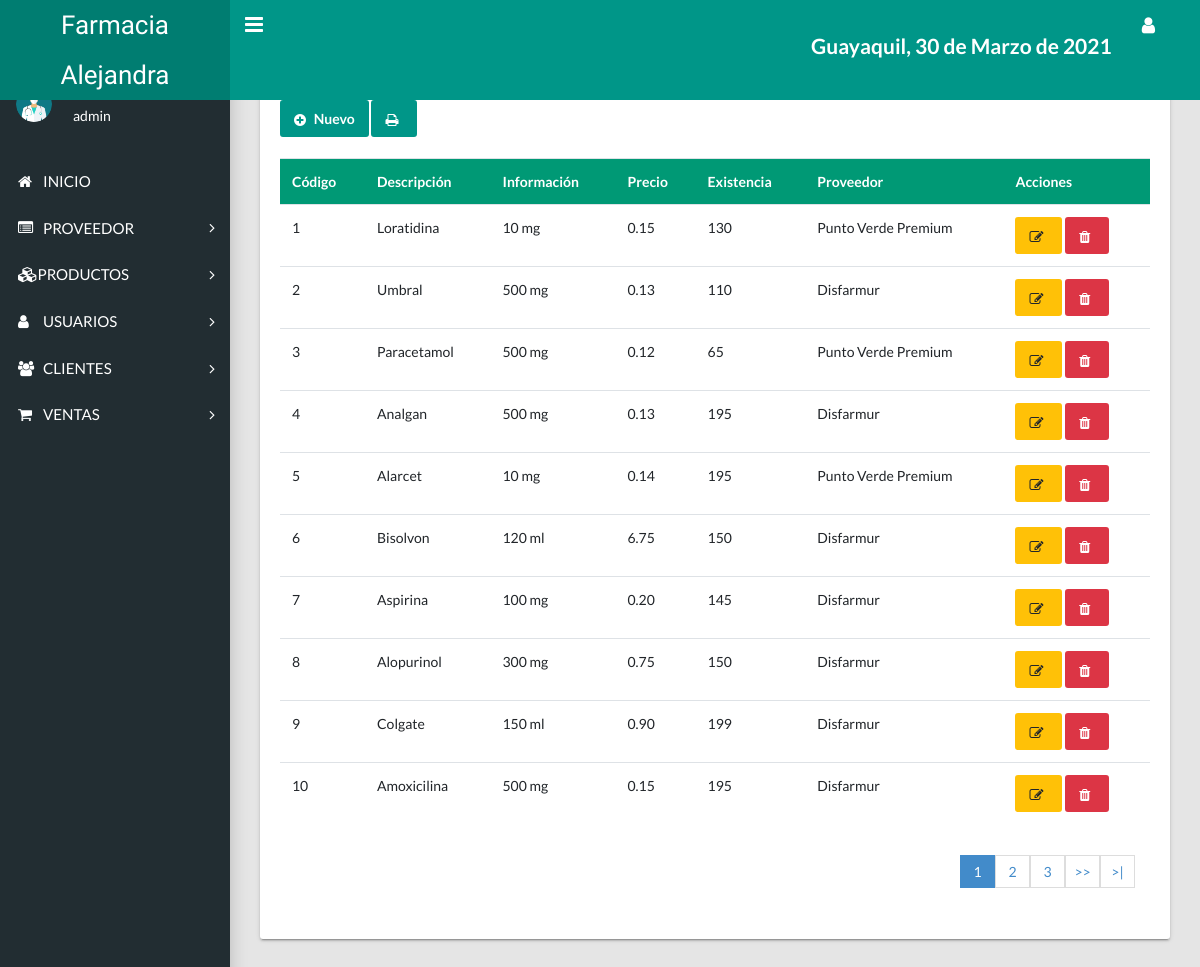
Screenshot of /view/listaProducto.php (signed in) with the database file from the repository.
### tables this page shows
CREATE TABLE `producto` (
  `codproducto` int(11) NOT NULL,
  `descripcion` varchar(100) DEFAULT NULL,
  `informacion` varchar(200) NOT NULL,
  `proveedor` int(11) DEFAULT NULL,
  `precio` decimal(6,2) DEFAULT NULL,
  `existencia` int(11) DEFAULT NULL,
  `date_add` datetime NOT NULL DEFAULT current_timestamp(),
  `usuario_id` int(11) NOT NULL,
  `estatus` int(11) NOT NULL DEFAULT 1,
  `descuento` int(11) NOT NULL DEFAULT 0
);

CREATE TABLE `proveedor` (
  `codproveedor` int(11) NOT NULL,
  `proveedor` varchar(100) DEFAULT NULL,
  `contacto` varchar(100) DEFAULT NULL,
  `telefono` varchar(10) DEFAULT NULL,
  `direccion` varchar(150) DEFAULT NULL,
  `date_add` datetime NOT NULL DEFAULT current_timestamp(),
  `usuario_id` int(11) NOT NULL DEFAULT 1,
  `estatus` int(11) NOT NULL DEFAULT 1
);

### view/listaProducto.php (the view, shortened to what this page needs)
<?php
include "../conexion.php";
include_once 'layouts/header.php';
include_once 'layouts/nav.php';
?>
<main class="app-content">
 <div class="row">
  <div class="col-md-12">
    <div class="tile">
      <div class="tile-body">
        <div class="table-responsive">
          <div>
            <a href="../view/productos.php" class="btn btn-primary"><i class="fa fa-plus-circle" aria-hidden="true"></i> Nuevo</a>
            <a href="../view/factura/reporteProd.php" class="btn btn-primary"><i class="fa fa-print" aria-hidden="true"></i></a>
          </div>
          <br>
          <table class="table">
            <tr>
              <th>Código</th>
              <th>Descripción</th>
              <th>Información</th>
              <th>Precio</th>
              <th>Existencia</th>
              <th>Proveedor</th>
              <th>Acciones</th>
            </tr>
            <?php
            $sql_registe = mysqli_query($conection,"SELECT COUNT(*) as total_registro FROM producto WHERE estatus = 1 ");
            $result_register = mysqli_fetch_array($sql_registe);
            $total_registro = $result_register['total_registro'];
            $por_pagina = 10;
            if(empty($_GET['pagina']))
            {
              $pagina = 1;
            }else{
              $pagina = $_GET['pagina'];
            }
            $desde = ($pagina-1) * $por_pagina;
            $total_paginas = ceil($total_registro / $por_pagina);
            $query = mysqli_query($conection,"SELECT p.codproducto, p.descripcion,p.informacion, p.precio, p.existencia, p.descuento, pr.proveedor
              FROM producto p
              INNER JOIN proveedor pr on p.proveedor = pr.codproveedor
              WHERE p.estatus = 1
              ORDER BY p.codproducto ASC LIMIT $desde,$por_pagina");
            $result = mysqli_num_rows($query);
            if($result > 0){
              while ($data = mysqli_fetch_array($query)) {
                ?>
                <tr class="row<?php echo $data["codproducto"]; ?>">
                  <td><?php echo $data["codproducto"]; ?></td>
                  <td><?php echo $data["descripcion"]; ?></td>
                  <td><?php echo $data["informacion"]; ?></td>
                  <td class="celPrecio"><?php echo $data["precio"]; ?></td>
                  <td><?php echo $data["existencia"]; ?></td>
                  <td><?php echo $data["proveedor"]; ?></td>
                  <?php if($_SESSION['rol'] == 1 || $_SESSION['rol'] == 2 ) { ?>
                   <td>
                    <?php if($_SESSION['rol'] == 1) { ?>
                      <a class="btn btn-warning" href="editarProducto.php?id=<?php echo $data["codproducto"]; ?>"><i class="fa fa-pencil-square-o" aria-hidden="true"></i></a>
                      <form action="eliminarProducto.php?id=<?php echo $data['codproducto']; ?>" method="post" class="confirmar d-inline">
                       <button class="btn btn-danger" type="submit"><i class='fa fa-trash'></i> </button>
                     </form>
                   <?php } ?>
                 </td>
               <?php } ?>
             </tr>
             <?php
           }
         }
         ?>
       </table>
       <div class="paginador">
        <ul>
           <?php
         for ($i=1; $i <= $total_paginas; $i++) {
          if($i == $pagina)
          {
            echo '<li class="pageSelected">'.$i.'</li>';
          }else{
            echo '<li><a href="?pagina='.$i.'">'.$i.'</a></li>';
          }
        }
        if($pagina != $total_paginas)
        {
         ?>
         <li><a href="?pagina=<?php echo $pagina + 1; ?>">>></a></li>
         <li><a href="?pagina=<?php echo $total_paginas; ?> ">>|</a></li>
       <?php } ?>
     </ul>
   </div>
 </div>
</div>
</div>
</div>
</div>
</main>
<?php
include_once 'layouts/footer.php';
?>

### view/css/style.css (style rules this page uses)
table { border-collapse: collapse; width: 100%; }
table th { text-align: left; background: #009975; color: #FFF; padding: 10px; }
table tr { background: #FFF; }
table td { padding: 10px; }
.paginador ul { padding: 15px; list-style: none; background: #FFF; margin-top: 15px; display: -webkit-flex; display: -moz-flex; display: -ms-flex; display: -o-flex; display: flex; justify-content: flex-end; }
.paginador a, .pageSelected { color: #428bca; border: 1px solid #ddd; padding: 5px; display: inline-block; font-size: 14px; text-align: center; width: 35px; }
.pageSelected { color: #FFF; background: #428bca; border: 1px solid #428bca; }

### rows the page displays
producto: codproducto "1", descripcion "Loratidina", informacion "10 mg", precio "0.15", existencia "130", proveedor.proveedor "Punto Verde Premium"
producto: codproducto "2", descripcion "Umbral", informacion "500 mg", precio "0.13", existencia "110", proveedor.proveedor "Disfarmur"
producto: codproducto "3", descripcion "Paracetamol", informacion "500 mg", precio "0.12", existencia "65", proveedor.proveedor "Punto Verde Premium"
producto: codproducto "4", descripcion "Analgan", informacion "500 mg", precio "0.13", existencia "195", proveedor.proveedor "Disfarmur"
producto: codproducto "5", descripcion "Alarcet", informacion "10 mg", precio "0.14", existencia "195", proveedor.proveedor "Punto Verde Premium"
producto: codproducto "6", descripcion "Bisolvon", informacion "120 ml", precio "6.75", existencia "150", proveedor.proveedor "Disfarmur"
producto: codproducto "7", descripcion "Aspirina", informacion "100 mg", precio "0.20", existencia "145", proveedor.proveedor "Disfarmur"
producto: codproducto "8", descripcion "Alopurinol", informacion "300 mg", precio "0.75", existencia "150", proveedor.proveedor "Disfarmur"
producto: codproducto "9", descripcion "Colgate", informacion "150 ml", precio "0.90", existencia "199", proveedor.proveedor "Disfarmur"
producto: codproducto "10", descripcion "Amoxicilina", informacion "500 mg", precio "0.15", existencia "195", proveedor.proveedor "Disfarmur"

### other values shown
fechaC() "30 de Marzo de 2021"
$_SESSION['user'] "admin"
